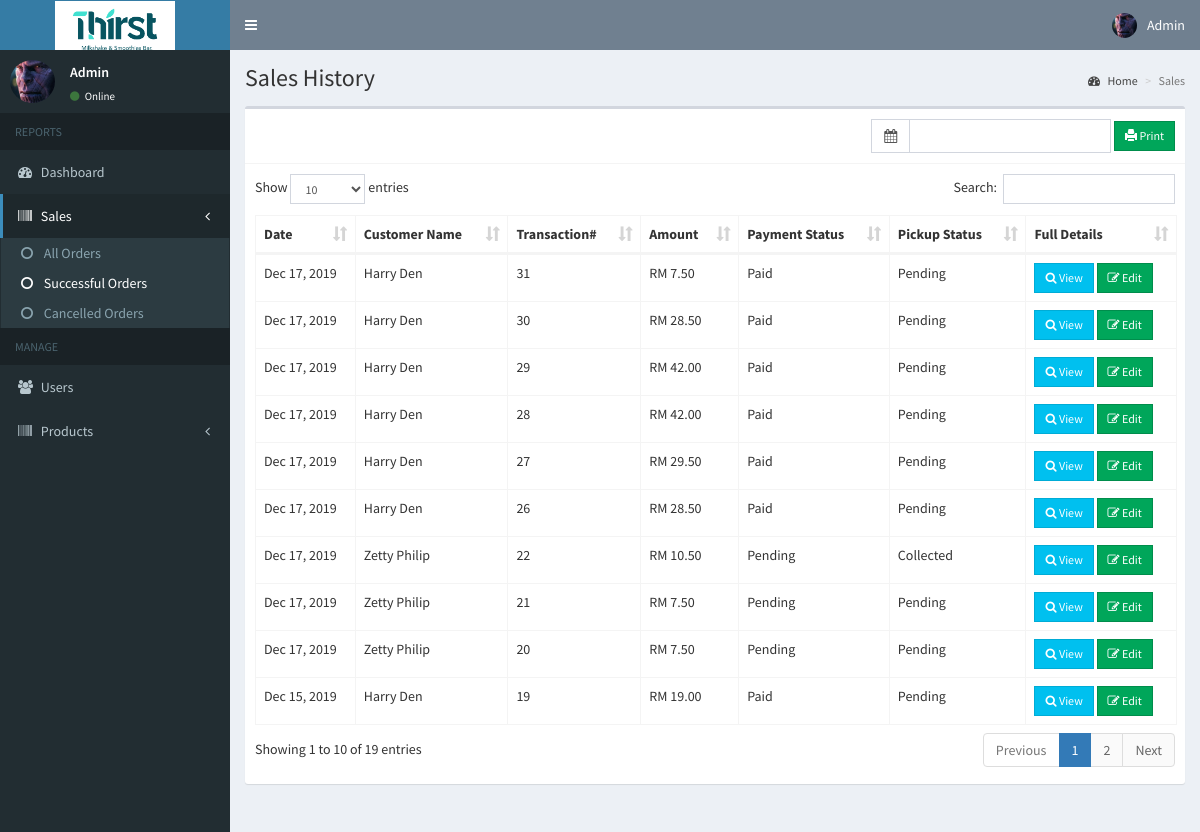
/admin/sales_success.php (signed in), run on the app's committed database.
### tables this page shows
CREATE TABLE `users` (
  `id` int(11) NOT NULL,
  `email` varchar(200) NOT NULL,
  `password` varchar(60) NOT NULL,
  `type` int(1) NOT NULL,
  `firstname` varchar(50) NOT NULL,
  `lastname` varchar(50) NOT NULL,
  `address` text NOT NULL,
  `contact_info` varchar(100) NOT NULL,
  `photo` varchar(200) NOT NULL,
  `reset_code` varchar(15) NOT NULL,
  `created_on` date NOT NULL
);

CREATE TABLE `orders` (
  `id` int(11) NOT NULL,
  `customer_id` int(50) NOT NULL,
  `placed_at` date NOT NULL,
  `payment_method` varchar(50) NOT NULL,
  `pickup_date` datetime NOT NULL,
  `card_num` bigint(20) NOT NULL,
  `card_cvc` int(5) NOT NULL,
  `card_exp_month` varchar(2) NOT NULL,
  `card_exp_year` varchar(5) NOT NULL,
  `txn_id` varchar(100) NOT NULL,
  `payment_status` varchar(50) NOT NULL,
  `pickup_status` varchar(50) NOT NULL DEFAULT 'Pending'
);

### admin/includes/session.php (called while the page is built, shortened)
<?php
    include '../includes/connect.php';
	$conn = $pdo->open();
	$stmt = $conn->prepare("SELECT * FROM users WHERE id=:id");
	$stmt->execute(['id'=>$_SESSION['admin']]);
	$admin = $stmt->fetch();
?>

### admin/sales_success.php (the view, shortened to what this page needs)
<?php include 'includes/session.php'; ?>
<?php include 'includes/header.php'; ?>
<body class="hold-transition skin-blue sidebar-mini">
<div class="wrapper">
  <?php include 'includes/navbar.php'; ?>
  <?php include 'includes/menubar.php'; ?>
  <div class="content-wrapper">
    <section class="content-header">
      <h1>
        Sales History
      </h1>
      <ol class="breadcrumb">
        <li><a href="#"><i class="fa fa-dashboard"></i> Home</a></li>
        <li class="active">Sales</li>
      </ol>
    </section>
    <section class="content">
      <div class="row">
        <div class="col-xs-12">
          <div class="box">
            <div class="box-header with-border">
              <div class="pull-right">
                <form method="POST" class="form-inline" action="sales_print.php" target=”_blank>
                  <div class="input-group">
                    <div class="input-group-addon">
                      <i class="fa fa-calendar"></i>
                    </div>
                    <input type="text" class="form-control pull-right col-sm-8" id="reservation" name="date_range">
                  </div>
                  <button type="submit" class="btn btn-success btn-sm btn-flat" name="print"><span class="glyphicon glyphicon-print"></span> Print</button>
                </form>
              </div>
            </div>
            <div class="box-body">
              <table id="example1" class="table table-bordered">
                <thead>
                  <th>Date</th>
                  <th>Customer Name</th>
                  <th>Transaction#</th>
                  <th>Amount</th>
                  <th>Payment Status</th>
                  <th>Pickup Status</th>
                  <th>Full Details</th>
                </thead>
                <tbody>
                  <?php
                    $conn = $pdo->open();
                    try{
                      $stmt = $conn->prepare("SELECT *, orders.id AS salesid FROM orders LEFT JOIN users ON users.id=orders.customer_id WHERE orders.payment_status != 'Cancelled' ORDER BY placed_at DESC");
                      $stmt->execute();
                      foreach($stmt as $row){
                        $stmt = $conn->prepare("SELECT * FROM order_details LEFT JOIN products ON products.id=order_details.product_id WHERE order_details.order_id=:id");
                        $stmt->execute(['id'=>$row['salesid']]);
                        $total = 0;
                        foreach($stmt as $details){
                          $subtotal = $details['price']*$details['quantity'];
                          $total += $subtotal;
                        }
                        echo "
                          <tr>
                            <td class='hidden'></td>
                            <td>".date('M d, Y', strtotime($row['placed_at']))."</td>
                            <td>".$row['firstname'].' '.$row['lastname']."</td>
                            <td>".$row['salesid']."</td>
                            <td>RM ".number_format($total, 2)."</td>
                            <td>".$row['payment_status']."</td>
                            <td>".$row['pickup_status']."</td>
                            <td>
                            <button type='button' class='btn btn-info btn-sm btn-flat transact' data-id='".$row['salesid']."'><i class='fa fa-search'></i> View</button>
                            <button class='btn btn-success btn-sm edit btn-flat' data-id='".$row['salesid']."'><i class='fa fa-edit'></i> Edit</button>
                            </td>
                          </tr>
                        ";
                      }
                    }
                    catch(PDOException $e){
                      echo $e->getMessage();
                    }
                  ?>
                </tbody>
              </table>
            </div>
          </div>
        </div>
      </div>
    </section>
  </div>
</div>
</body>
</html>

### admin/includes/navbar.php (shortened to what this page needs)
<header class="main-header">
  <a href="home.php" class="logo">
    <span class="logo-lg"><img src="../images/logo.png" width="120px" style="background-color: white"></span>
  </a>
  <nav class="navbar navbar-static-top">
    <a href="#" class="sidebar-toggle" data-toggle="push-menu" role="button">
    </a>
    <div class="navbar-custom-menu">
      <ul class="nav navbar-nav">
        <li class="dropdown user user-menu">
          <a href="#" class="dropdown-toggle" data-toggle="dropdown">
            <img src="<?php echo (!empty($admin['photo'])) ? '../images/'.$admin['photo'] : '../images/profile.jpg'; ?>" class="user-image" alt="User Image">
            <span class="hidden-xs"><?php echo $admin['firstname'].' '.$admin['lastname']; ?></span>
          </a>
        </li>
      </ul>
    </div>
  </nav>
</header>

### admin/includes/menubar.php (shortened to what this page needs)
<aside class="main-sidebar">
  <section class="sidebar">
    <div class="user-panel">
      <div class="pull-left image">
        <img src="<?php echo (!empty($admin['photo'])) ? '../images/'.$admin['photo'] : '../images/profile.jpg'; ?>" class="img-circle" alt="User Image">
      </div>
      <div class="pull-left info">
        <p><?php echo $admin['firstname'].' '.$admin['lastname']; ?></p>
        <a><i class="fa fa-circle text-success"></i> Online</a>
      </div>
    </div>
    <ul class="sidebar-menu" data-widget="tree">
      <li class="header">REPORTS</li>
      <li><a href="home.php"><i class="fa fa-dashboard"></i> <span>Dashboard</span></a></li>
       <li class="treeview">
        <a href="#">
          <i class="fa fa-barcode"></i>
          <span>Sales</span>
          <span class="pull-right-container">
            <i class="fa fa-angle-left pull-right"></i>
          </span>
        </a>
        <ul class="treeview-menu">
          <li><a href="sales.php"><i class="fa fa-circle-o"></i> All Orders</a></li>
          <li><a href="sales_success.php"><i class="fa fa-circle-o"></i> Successful Orders</a></li>
          <li><a href="sales_cancelled.php"><i class="fa fa-circle-o"></i> Cancelled Orders</a></li>
        </ul>
      </li>
      <li class="header">MANAGE</li>
      <li><a href="users.php"><i class="fa fa-users"></i> <span>Users</span></a></li>
      <li class="treeview">
        <a href="#">
          <i class="fa fa-barcode"></i>
          <span>Products</span>
          <span class="pull-right-container">
            <i class="fa fa-angle-left pull-right"></i>
          </span>
        </a>
      </li>
    </ul>
  </section>
</aside>

### data on the page
users: photo (picture), firstname "Admin"
orders: placed_at "Dec 17, 2019", customer.firstname "Harry", customer.lastname "Den", id "31", total "7.50", payment_status "Paid", pickup_status "Pending"
orders: placed_at "Dec 17, 2019", customer.firstname "Harry", customer.lastname "Den", id "30", total "28.50", payment_status "Paid", pickup_status "Pending"
orders: placed_at "Dec 17, 2019", customer.firstname "Harry", customer.lastname "Den", id "29", total "42.00", payment_status "Paid", pickup_status "Pending"
orders: placed_at "Dec 17, 2019", customer.firstname "Harry", customer.lastname "Den", id "28", total "42.00", payment_status "Paid", pickup_status "Pending"
orders: placed_at "Dec 17, 2019", customer.firstname "Harry", customer.lastname "Den", id "27", total "29.50", payment_status "Paid", pickup_status "Pending"
orders: placed_at "Dec 17, 2019", customer.firstname "Harry", customer.lastname "Den", id "26", total "28.50", payment_status "Paid", pickup_status "Pending"
orders: placed_at "Dec 17, 2019", customer.firstname "Zetty", customer.lastname "Philip", id "22", total "10.50", payment_status "Pending", pickup_status "Collected"
orders: placed_at "Dec 17, 2019", customer.firstname "Zetty", customer.lastname "Philip", id "21", total "7.50", payment_status "Pending", pickup_status "Pending"
orders: placed_at "Dec 17, 2019", customer.firstname "Zetty", customer.lastname "Philip", id "20", total "7.50", payment_status "Pending", pickup_status "Pending"
orders: placed_at "Dec 15, 2019", customer.firstname "Harry", customer.lastname "Den", id "19", total "19.00", payment_status "Paid", pickup_status "Pending"
